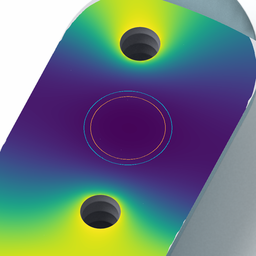
#> input picture benchmarks/submission_study/render_assets/branch-channels-mg-detail.png, 256 x 256 px, shrunk from 1000 x 1000 before the run; its folder holds only this picture in this run
$ python prep_submission.py
#> lines starting #> are read from the running program, lines starting #| are printed output that depends on the picture
"""Recolour the matched-study renders (benchmarks/submission_study/render_assets) into the paper palette (display only).

render_study.py paints the planar section with viridis (relative cooling, unshaded), overlays a depth-tested ghost of
the removed top surface (grey .46/.49/.56 at alpha .09, .32 on silhouettes), then draws the sensor (#00ccda) and
heat-source (#ec9844) outlines without antialiasing. Here the ghost alpha and the colormap are inverted per pixel, the
cooling value is re-mapped through COOL and recomposited with the same alpha, the outlines get palette colours and the
method-tinted shells one neutral lavender tint."""
import os, sys
import numpy as np
from PIL import Image
import matplotlib
from hstyle import INK, NAVY, VIOLET, LILAC, CYAN, MINT

REPO = os.environ.get("HOLES_REPO", os.path.abspath(os.path.join(os.path.dirname(os.path.abspath(__file__)), "..", "..")))
A = f"{REPO}/benchmarks/submission_study/render_assets"
OUT = os.path.join(os.path.dirname(os.path.abspath(__file__)), "assets/submission")
COOL = [(0.0, INK), (0.3, NAVY), (0.6, VIOLET), (0.84, LILAC), (1.0, "#f6f5ff")]
GHOST = np.array([.46, .49, .56])
SENSOR, SOURCE = CYAN, MINT


def lut(stops, n=256):
    t = np.linspace(0, 1, n); ts = np.array([s for s, _ in stops])
    cs = np.array([[int(c[i:i + 2], 16) / 255 for i in (1, 3, 5)] for _, c in stops])
    return np.stack([np.interp(t, ts, cs[:, i]) for i in range(3)], -1)


def rgb(h):
    return np.array([int(h[i:i + 2], 16) / 255 for i in (1, 3, 5)])


def nearest(px, table):
    best = np.zeros(len(px), int); dist = np.full(len(px), 9.0)
    for s in range(0, len(px), 20000):
        d = ((px[s:s + 20000, None, :] - table[None]) ** 2).sum(-1)
        best[s:s + 20000] = d.argmin(1); dist[s:s + 20000] = np.sqrt(d.min(1))
    return best, dist


SRC = matplotlib.colormaps["viridis"](np.linspace(0, 1, 256))[:, :3]
DST = lut(COOL)


def recolour(name):
#> called with name = 'branch-channels-mg-detail'
    T = np.asarray(Image.open(f"{A}/{name}.png").convert("RGB"), float) / 255
    H, W, _ = T.shape
#> H = 256; W = 256
    out = T.copy()
    flat = T.reshape(-1, 3)
    # outlines (exact colours)
    o_sen = np.abs(flat - rgb("#00ccda")).max(1) < 0.02
    o_src = np.abs(flat - rgb("#ec9844")).max(1) < 0.02
    best_d = np.full(len(flat), 9.0); best_i = np.zeros(len(flat), int); best_a = np.zeros(len(flat))
    hsv = matplotlib.colors.rgb_to_hsv(flat)
    cand = np.flatnonzero((hsv[:, 1] > 0.12) & ~o_sen & ~o_src)
    for a in (0.0, 0.09, 0.32):
        inv = (flat[cand] - a * GHOST) / (1 - a)
        i, d = nearest(inv, SRC)
        better = d < best_d[cand]
        best_d[cand[better]] = d[better]; best_i[cand[better]] = i[better]; best_a[cand[better]] = a
    sec = best_d < 0.05
    new = DST[best_i[sec]] * (1 - best_a[sec, None]) + best_a[sec, None] * GHOST
    o = out.reshape(-1, 3)
    o[sec] = new
    o[o_sen] = rgb(SENSOR); o[o_src] = rgb(SOURCE)
    # shells: remaining tinted pixels -> one lavender tint
    shell = (~sec) & (~o_sen) & (~o_src) & (hsv[:, 1] > 0.04) & (hsv[:, 1] < 0.6)
    h2 = hsv[shell].copy(); h2[:, 0] = 243 / 360; h2[:, 1] = np.clip(h2[:, 1] * 0.75, 0, 1)
    o[shell] = matplotlib.colors.hsv_to_rgb(h2)
    Image.fromarray(np.uint8(np.clip(o.reshape(H, W, 3) * 255 + 0.5, 0, 255))).save(f"{OUT}/{name}.png")
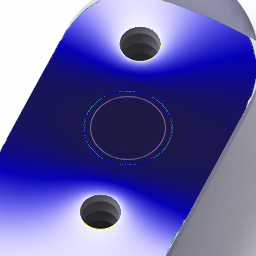
#> saved as branch-channels-mg-detail.png: PIL image 256x256 RGB; mean R, G, B 98.7, 96.1, 166.2
    return int(sec.sum()), int(shell.sum())


if __name__ == "__main__":
    os.makedirs(OUT, exist_ok=True)
    names = sys.argv[1:] or sorted(f[:-4] for f in os.listdir(A) if f.endswith(".png"))
    for n in names:
        print(n, recolour(n), flush=True)
